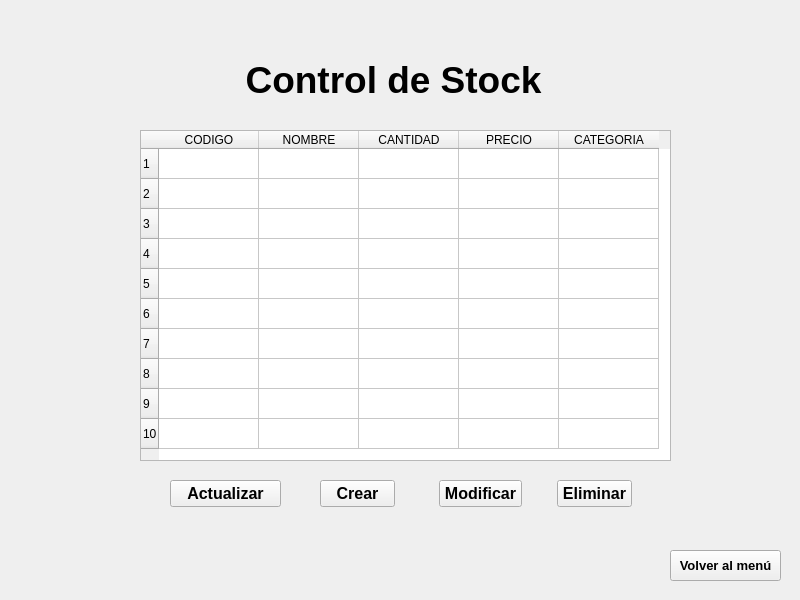
<?xml version="1.0" encoding="UTF-8"?>
<ui version="4.0">
 <class>controlstock</class>
 <widget class="QWidget" name="controlstock">
  <property name="geometry">
   <rect>
    <x>0</x>
    <y>0</y>
    <width>800</width>
    <height>600</height>
   </rect>
  </property>
  <property name="windowTitle">
   <string>Form</string>
  </property>
  <widget class="QPushButton" name="pushButton">
   <property name="geometry">
    <rect>
     <x>670</x>
     <y>550</y>
     <width>111</width>
     <height>31</height>
    </rect>
   </property>
   <property name="font">
    <font>
     <pointsize>10</pointsize>
     <weight>75</weight>
     <bold>true</bold>
    </font>
   </property>
   <property name="text">
    <string>Volver al menú</string>
   </property>
  </widget>
  <widget class="QLabel" name="label_2">
   <property name="geometry">
    <rect>
     <x>0</x>
     <y>0</y>
     <width>800</width>
     <height>600</height>
    </rect>
   </property>
   <property name="text">
    <string/>
   </property>
   <property name="pixmap">
    <pixmap>../Imagenes/tweety.jpg</pixmap>
   </property>
  </widget>
  <widget class="QTableWidget" name="table_product">
   <property name="geometry">
    <rect>
     <x>140</x>
     <y>130</y>
     <width>531</width>
     <height>331</height>
    </rect>
   </property>
   <property name="rowCount">
    <number>10</number>
   </property>
   <row/>
   <row/>
   <row/>
   <row/>
   <row/>
   <row/>
   <row/>
   <row/>
   <row/>
   <row/>
   <column>
    <property name="text">
     <string>CODIGO</string>
    </property>
   </column>
   <column>
    <property name="text">
     <string>NOMBRE</string>
    </property>
   </column>
   <column>
    <property name="text">
     <string>CANTIDAD</string>
    </property>
   </column>
   <column>
    <property name="text">
     <string>PRECIO</string>
    </property>
   </column>
   <column>
    <property name="text">
     <string>CATEGORIA</string>
    </property>
   </column>
  </widget>
  <widget class="QPushButton" name="btn_delete">
   <property name="geometry">
    <rect>
     <x>557</x>
     <y>480</y>
     <width>75</width>
     <height>27</height>
    </rect>
   </property>
   <property name="font">
    <font>
     <pointsize>12</pointsize>
     <weight>75</weight>
     <bold>true</bold>
    </font>
   </property>
   <property name="cursor">
    <cursorShape>PointingHandCursor</cursorShape>
   </property>
   <property name="text">
    <string>Eliminar</string>
   </property>
  </widget>
  <widget class="QPushButton" name="btn_actualizar">
   <property name="geometry">
    <rect>
     <x>170</x>
     <y>480</y>
     <width>111</width>
     <height>27</height>
    </rect>
   </property>
   <property name="font">
    <font>
     <pointsize>12</pointsize>
     <weight>75</weight>
     <bold>true</bold>
    </font>
   </property>
   <property name="cursor">
    <cursorShape>PointingHandCursor</cursorShape>
   </property>
   <property name="text">
    <string>Actualizar</string>
   </property>
  </widget>
  <widget class="QPushButton" name="btn_modificar">
   <property name="geometry">
    <rect>
     <x>439</x>
     <y>480</y>
     <width>83</width>
     <height>27</height>
    </rect>
   </property>
   <property name="font">
    <font>
     <pointsize>12</pointsize>
     <weight>75</weight>
     <bold>true</bold>
    </font>
   </property>
   <property name="cursor">
    <cursorShape>PointingHandCursor</cursorShape>
   </property>
   <property name="text">
    <string>Modificar</string>
   </property>
  </widget>
  <widget class="QPushButton" name="btn_create">
   <property name="geometry">
    <rect>
     <x>320</x>
     <y>480</y>
     <width>75</width>
     <height>27</height>
    </rect>
   </property>
   <property name="font">
    <font>
     <pointsize>12</pointsize>
     <weight>75</weight>
     <bold>true</bold>
    </font>
   </property>
   <property name="cursor">
    <cursorShape>PointingHandCursor</cursorShape>
   </property>
   <property name="text">
    <string>Crear</string>
   </property>
  </widget>
  <widget class="QLabel" name="label">
   <property name="geometry">
    <rect>
     <x>240</x>
     <y>57</y>
     <width>307</width>
     <height>45</height>
    </rect>
   </property>
   <property name="font">
    <font>
     <pointsize>28</pointsize>
     <weight>75</weight>
     <bold>true</bold>
    </font>
   </property>
   <property name="layoutDirection">
    <enum>Qt::LeftToRight</enum>
   </property>
   <property name="text">
    <string>Control de Stock</string>
   </property>
   <property name="alignment">
    <set>Qt::AlignCenter</set>
   </property>
  </widget>
  <zorder>label_2</zorder>
  <zorder>btn_create</zorder>
  <zorder>btn_delete</zorder>
  <zorder>label</zorder>
  <zorder>pushButton</zorder>
  <zorder>table_product</zorder>
  <zorder>btn_modificar</zorder>
  <zorder>btn_actualizar</zorder>
 </widget>
 <resources/>
 <connections/>
</ui>
